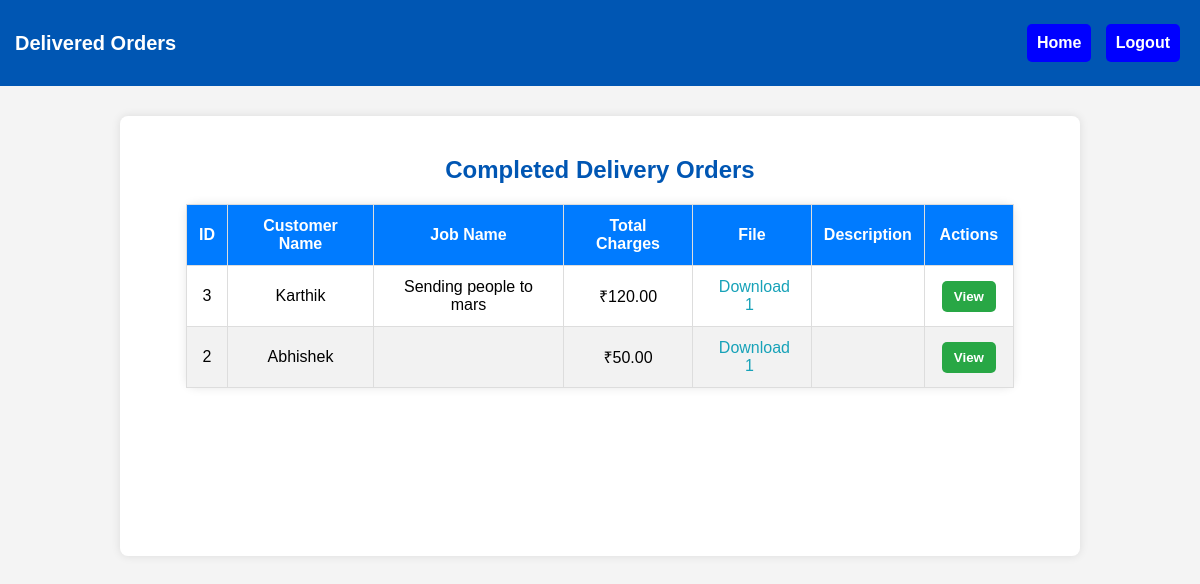
The page /dashboards/delivered_orders.php on the database its author committed.
### tables this page shows
CREATE TABLE `job_sheets` (
  `id` int NOT NULL,
  `customer_name` varchar(255) NOT NULL,
  `phone_number` varchar(15) NOT NULL,
  `job_name` varchar(255) NOT NULL,
  `paper_subcategory` int DEFAULT NULL,
  `type` varchar(255) DEFAULT NULL,
  `quantity` int DEFAULT NULL,
  `striking` varchar(50) DEFAULT NULL,
  `machine` varchar(50) DEFAULT NULL,
  `ryobi_type` varchar(50) DEFAULT NULL,
  `web_type` varchar(50) DEFAULT NULL,
  `web_size` int DEFAULT NULL,
  `ctp_plate` varchar(50) DEFAULT NULL,
  `ctp_quantity` int DEFAULT NULL,
  `plating_charges` decimal(10,2) DEFAULT NULL,
  `paper_charges` decimal(10,2) DEFAULT NULL,
  `printing_charges` decimal(10,2) DEFAULT NULL,
  `lamination_charges` decimal(10,2) DEFAULT NULL,
  `pinning_charges` decimal(10,2) DEFAULT NULL,
  `binding_charges` decimal(10,2) DEFAULT NULL,
  `finishing_charges` decimal(10,2) DEFAULT NULL,
  `other_charges` decimal(10,2) DEFAULT NULL,
  `discount` decimal(10,2) DEFAULT NULL,
  `total_charges` decimal(10,2) DEFAULT NULL,
  `status` enum('Draft','Approved','Finalized') NOT NULL DEFAULT 'Draft',
  `ctp` tinyint(1) DEFAULT '0',
  `multicolour` tinyint(1) DEFAULT '0',
  `description` text,
  `file_path` varchar(500) DEFAULT NULL,
  `completed` tinyint(1) DEFAULT '0',
  `payment_status` enum('incomplete','partially_paid','completed','partially_paid_credit') NOT NULL DEFAULT 'incomplete',
  `cash_amount` decimal(10,2) DEFAULT '0.00',
  `credit_amount` decimal(10,2) DEFAULT '0.00',
  `partial_amount` decimal(10,2) DEFAULT '0.00',
  `completed_ctp` tinyint(1) DEFAULT '0',
  `completed_multicolour` tinyint(1) DEFAULT '0',
  `completed_delivery` tinyint(1) DEFAULT '0',
  `digital` tinyint(1) DEFAULT '0',
  `completed_digital` tinyint(1) DEFAULT '0',
  `created_at` timestamp NULL DEFAULT CURRENT_TIMESTAMP
);

### dashboards/delivered_orders.php (the view, shortened to what this page needs)
<?php
include '../database/db_connect.php';
$sql = "SELECT * FROM job_sheets WHERE completed_delivery = 1 ORDER BY id DESC";
$result = $conn->query($sql);
?>
<!DOCTYPE html>
<html lang="en">
<head>
    <link rel="stylesheet" href="../css/style.css">
</head>
<body>
    <div class="navbar">
        <h2 class="brand">Delivered Orders</h2>
        <div class="nav-buttons">
            <button onclick="location.href='delivery.php'">Home</button>
            <button onclick="location.href='../auth/logout.php'">Logout</button>
        </div>
    </div>
    <div class="main-container">
        <div class="user-container">
            <h2>Completed Delivery Orders</h2>
            <?php if ($result && $result->num_rows > 0): ?>
                <table>
                    <thead>
                        <tr>
                            <th>ID</th>
                            <th>Customer Name</th>
                            <th>Job Name</th>
                            <th>Total Charges</th>
                            <th>File</th>
                            <th>Description</th>
                            <th>Actions</th>
                        </tr>
                    </thead>
                    <tbody>
                        <?php while ($row = $result->fetch_assoc()): ?>
                            <tr>
                                <td><?= $row['id'] ?></td>
                                <td><?= htmlspecialchars($row['customer_name']) ?></td>
                                <td><?= htmlspecialchars($row['job_name']) ?></td>
                                <td>₹<?= number_format($row['total_charges'], 2) ?></td>
                                <td>
                                    <?php
                                    $db_files = $row['file_path'] ? explode(',', $row['file_path']) : [];
                                    if (!empty($db_files)): ?>
                                        <?php foreach ($db_files as $index => $file): ?>
                                            <a href="delivered_orders.php?download_file=<?= urlencode($file) ?>&job_id=<?= $row['id'] ?>" class="download-link">Download <?= $index + 1 ?></a>
                                        <?php endforeach; ?>
                                    <?php else: ?>
                                        No file
                                    <?php endif; ?>
                                </td>
                                <td><?= htmlspecialchars($row['description'] ?? 'No description') ?></td>
                                <td>
                                    <button class="view-btn" onclick="location.href='delivery_view_order.php?id=<?= $row['id'] ?>'">View</button>
                                </td>
                            </tr>
                        <?php endwhile; ?>
                    </tbody>
                </table>
            <?php else: ?>
                <p>No completed Delivery orders found.</p>
            <?php endif; ?>
        </div>
    </div>
</body>
</html>

### css/style.css (style rules this page uses)
body { font-family: Arial, sans-serif; margin: 0; padding: 0; background-color: #f4f4f4; text-align: center; }
.navbar { background-color: #0056b3; padding: 15px; display: flex; justify-content: space-between; align-items: center; color: white; }
.navbar .brand { font-size: 20px; font-weight: bold; }
.nav-buttons button { background-color: blue; color: white; padding: 10px; margin: 5px; border: none; cursor: pointer; font-size: 16px; border-radius: 5px; }
.main-container { display: flex; flex-direction:row; justify-content: space-between; align-items:stretch; max-width: 80%; margin: 30px auto; gap: 20px; }
.main-container h2 { text-align: center; color: #0056b3; margin-bottom: 20px; }
.user-container { width:100%; border-radius: 8px; padding:20px; box-shadow: 0 0 10px rgba(0, 0, 0, 0.1); background: white; height: 400px; overflow-y: auto; }

### dashboards/delivered_orders.php (style rules this page uses)
table { width: 90%; margin: 20px auto; border-collapse: collapse; background-color: white; border-radius: 10px; box-shadow: 0px 0px 10px rgba(0, 0, 0, 0.1); }
th, td { border: 1px solid #ddd; padding: 12px; text-align: center; }
th { background-color: #007bff; color: white; font-size: 16px; }
tr:nth-child(even) { background-color: #f2f2f2; }
button { padding: 8px 12px; border: none; border-radius: 5px; cursor: pointer; font-weight: bold; margin: 0 5px; }
.view-btn { background-color: #28a745; color: white; }
.download-link { color: #17a2b8; text-decoration: none; margin: 0 5px; }

### rows shown on the page
job_sheets: id "3", customer_name "Karthik", job_name "Sending people to mars", total_charges "120.00"
job_sheets: id "2", customer_name "Abhishek", total_charges "50.00"
